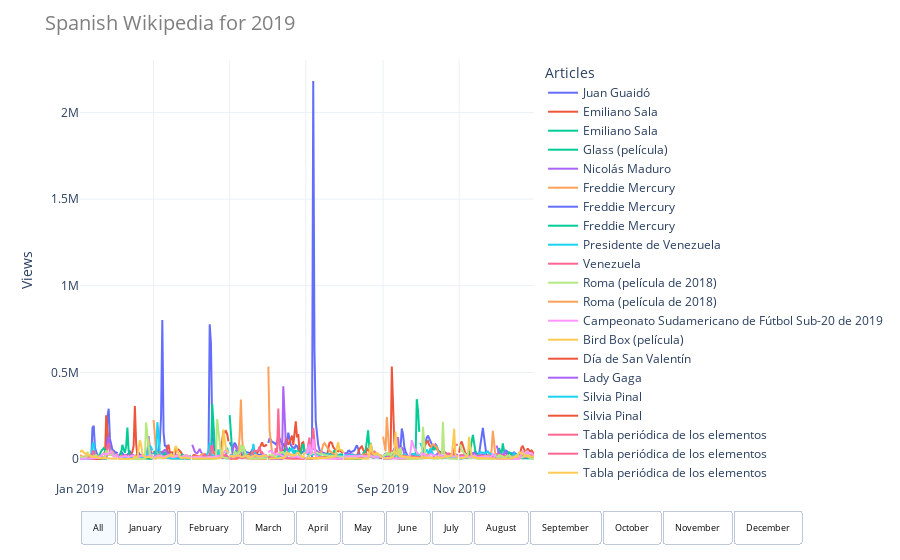

Source (notebook cell):
### Markdown cell above
- English Wikipedia is dominated by articles related to movies and TV series. However, three out of the five most viewed articles in a single day are from celebrities that recently died: *Cameron Boyce*, *Nipsey Hussle* and *Luke Perry*.


- Articles related to recently released movies usually have a clear trend indicating that they are mostly accessed during the weekends. This makes sense, since movie theaters get crowded during this time of the week, so people is reading more about the movie closely after seeing it. This trend is identified with *Freddie Mercury* (although the movie is titled Bohemian Rapsody), *Avengers: Endgame*, *Captain Marvel (film)*, *Shazam! (film)*, *Spider-Man: Far From Home*, *Once Upon a Time in Hollywood*, *Joker (2019 film)*.


- For movies, TV series and documentaries in streaming services, the same trend is also there, although there are some exceptions.

### Code cell
wiki_visual.lang_plot(wiki_es.get_df(), 'total', 'Spanish')
